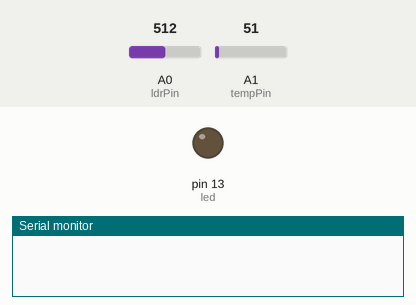
Simulated run of this sketch. Board: Arduino Uno, built with avr-gcc and run on an emulated ATmega328P. On the bench: output pins drawn as LEDs (lit = HIGH), the last lines printed to the serial monitor. The inputs (shaded band) are chosen by the test bench; at power-on: A0 (ldrPin) = 512, A1 (tempPin) = 51.

Above: at 0.1 s.
At 1.1 s:
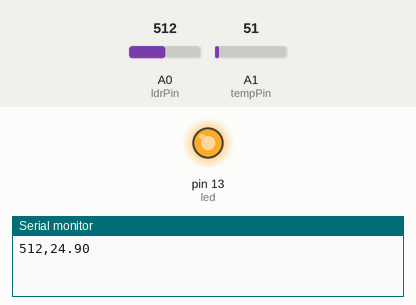
Timing chart, 0 to 2.6 s (numbered marks = the images above):
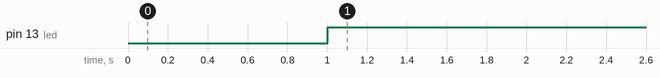

Measured:
- by itself, pin 13 (led): LOW → HIGH at 1.0 s

The sketch:

readandsend.ino
```cpp
int ldrPin = A0;
int ldrValue = 0;
int tempPin = A1;
int tempValue = 0;
float tempC = 0.0;
unsigned long currentdelay;
unsigned long previousdelay;
int led = LED_BUILTIN;           // the pin that the LED is attached to
int brightness = 0;    // how bright the LED is
int fadeAmount = 5;    // how many points to fade the LED by


void setup()
{
  pinMode(LED_BUILTIN, OUTPUT);
  //analogReference(INTERNAL1V1);
  Serial.begin(9600);
}

void loop()
{
  currentdelay = millis();

  unsigned int minute = 1000;

  if (currentdelay - previousdelay >= minute)
  {
    // save the last time you blinked the LED
    previousdelay = currentdelay;

    ldrValue = analogRead(ldrPin);
    tempValue = analogRead(tempPin);

    tempC = (tempValue*500.0)/1024;

    Serial.print(ldrValue);
    Serial.print(",");
    Serial.println(tempC);

  }
analogWrite(led, ldrValue/4);


}
```
